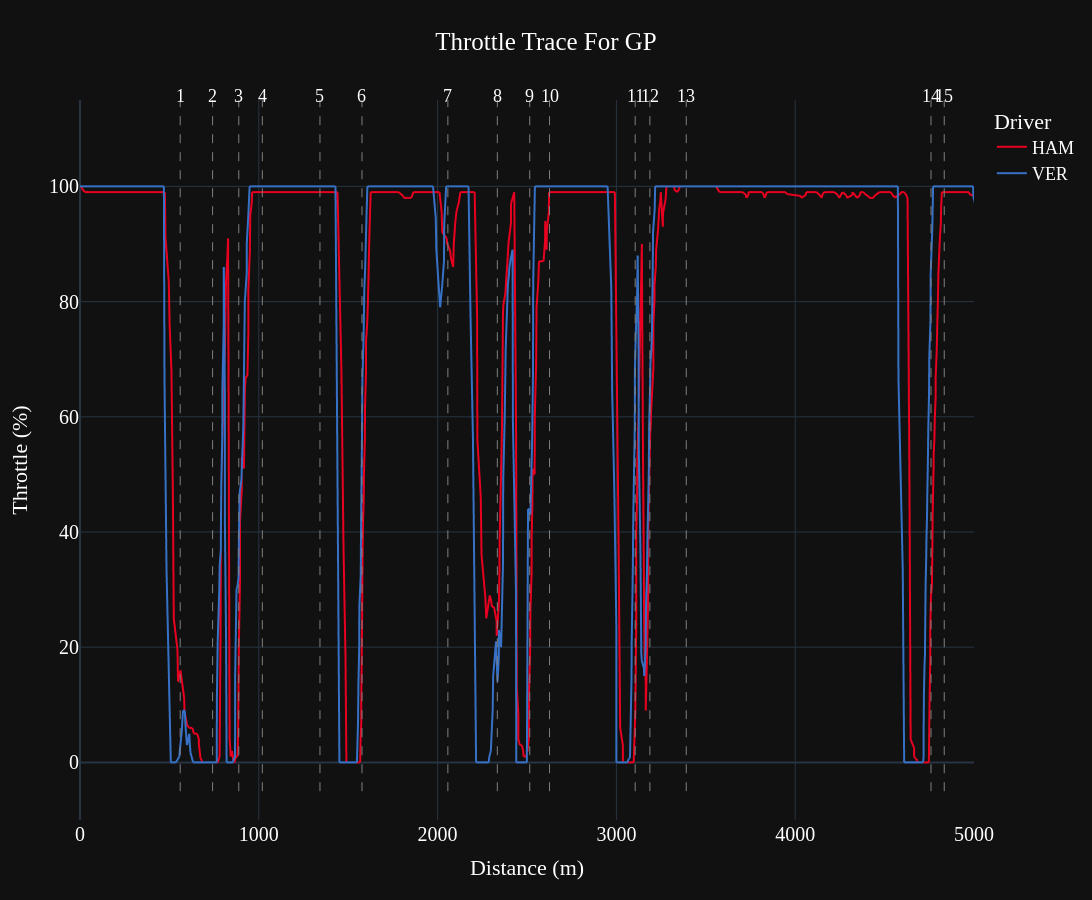

Write notebook code for a chart like this one.
### Code cell
fig_throttle=px.line(data_frame=track2[(track2['Driver'].isin(['HAM','VER'])&(track2['LapRank']==1.0))], x="Dist_Diff_Sum", y="Throttle",
           color="Driver", hover_name="Driver",
           height=900, width=1500,
           template="plotly_dark",
           title="Throttle Trace For GP",
           color_discrete_map={
                 "VER": "#3671C6",
                 "LAW": "#3671C6",
                 "LEC": "#E80020",
                 "HAM": "#E80020",
                 "NOR": "#FF8000",
                 "PIA": "#FF8000",
                 "RUS": "#27F4D2",
                 "ANT": "#27F4D2",
                 "GAS": "#0093CC",
                 "DOO": "#0093CC",
                 "ALO": "#229971",
                 "STR": "#229971",
                 "SAI": "#64C4FF",
                 "ALB": "#64C4FF",
                 "HUL": "#52e252",
                 "BOR": "#52e252",
                 "TSU": "#6692FF",
                 "HAD": "#6692FF",
                 "OCO": "#B6BABD",
                 "BEA": "#B6BABD"
          }
          )

fig_throttle.update_layout(
    xaxis_title="Distance (m)",
    yaxis_title="Throttle (%)",
)

v_min = track2['Throttle'].min()
v_max = track2['Throttle'].max()
corner_distance=circuit_info.corners['Distance']

for k in corner_distance:
  fig_throttle.add_shape(type='line',
                yref="y",
                xref="x",
                x0=k,
                y0=v_min-5,
                x1=k,
                y1=v_max+20,
                line_width=1,
                line_dash="dash",
                line_color="grey")
fig_throttle.update_xaxes(range=[0, 5000])
fig_throttle.update_yaxes(range=[-10, 115])

for _, corner in circuit_info.corners.iterrows():
    txt = f"{corner['Number']}{corner['Letter']}"
    fig_throttle.add_annotation(x=corner['Distance'], y=v_max+10, text=txt, showarrow=False, yshift=10)

fig_throttle.update_layout(
   title_x=0.5,
   hoverlabel=dict(
        bgcolor="white",
        font_size=16,
        font_family="PT Sans Narrow"
    ),
    yaxis = dict(tickfont = dict(size=20)),
    xaxis = dict(tickfont = dict(size=20)),
    font=dict(
        family="PT Sans Narrow",
        size=18,
        color="White"
    ),
    title_font_family="PT Sans Narrow"
#  "Arial", "Balto", "Courier New", "Droid Sans", "Droid Serif", "Droid Sans Mono", "Gravitas One", "Old Standard TT", "Open Sans", "Overpass", "PT Sans Narrow", "Raleway", "Times New Roman"
)

fig_throttle.show()

### Figure 1 — Plotly figure (JSON) as saved in the notebook; plotly's stock layout.template omitted (floating-point values rounded to 4 significant figures; data arrays with more than 128 entries replaced by an {"elided": "..."} marker saying what was removed)
{"data": [{"hovertemplate": "<b>%{hovertext}</b><br><br>Driver=HAM<br>Dist_Diff_Sum=%{x}<br>Throttle=%{y}<extra></extra>", "hovertext": {"elided": "690 str values"}, "legendgroup": "HAM", "line": {"color": "#E80020", "dash": "solid"}, "marker": {"symbol": "circle"}, "mode": "lines", "name": "HAM", "showlegend": true, "type": "scattergl", "x": {"elided": "690 float values"}, "xaxis": "x", "y": {"elided": "690 float values"}, "yaxis": "y"}, {"hovertemplate": "<b>%{hovertext}</b><br><br>Driver=VER<br>Dist_Diff_Sum=%{x}<br>Throttle=%{y}<extra></extra>", "hovertext": {"elided": "671 str values"}, "legendgroup": "VER", "line": {"color": "#3671C6", "dash": "solid"}, "marker": {"symbol": "circle"}, "mode": "lines", "name": "VER", "showlegend": true, "type": "scattergl", "x": {"elided": "671 float values"}, "xaxis": "x", "y": {"elided": "671 float values"}, "yaxis": "y"}], "layout": {"annotations": [{"showarrow": false, "text": "1", "x": 560.3, "y": 114, "yshift": 10}, {"showarrow": false, "text": "2", "x": 741.6, "y": 114, "yshift": 10}, {"showarrow": false, "text": "3", "x": 888.0, "y": 114, "yshift": 10}, {"showarrow": false, "text": "4", "x": 1020.0, "y": 114, "yshift": 10}, {"showarrow": false, "text": "5", "x": 1342.0, "y": 114, "yshift": 10}, {"showarrow": false, "text": "6", "x": 1577.0, "y": 114, "yshift": 10}, {"showarrow": false, "text": "7", "x": 2057.0, "y": 114, "yshift": 10}, {"showarrow": false, "text": "8", "x": 2334.0, "y": 114, "yshift": 10}, {"showarrow": false, "text": "9", "x": 2515.0, "y": 114, "yshift": 10}, {"showarrow": false, "text": "10", "x": 2626.0, "y": 114, "yshift": 10}, {"showarrow": false, "text": "11", "x": 3105.0, "y": 114, "yshift": 10}, {"showarrow": false, "text": "12", "x": 3187.0, "y": 114, "yshift": 10}, {"showarrow": false, "text": "13", "x": 3391.0, "y": 114, "yshift": 10}, {"showarrow": false, "text": "14", "x": 4759.0, "y": 114, "yshift": 10}, {"showarrow": false, "text": "15", "x": 4834.0, "y": 114, "yshift": 10}, {"showarrow": false, "text": "16", "x": 5128.0, "y": 114, "yshift": 10}], "font": {"color": "White", "family": "PT Sans Narrow", "size": 18}, "height": 900, "hoverlabel": {"bgcolor": "white", "font": {"family": "PT Sans Narrow", "size": 16}}, "legend": {"title": {"text": "Driver"}, "tracegroupgap": 0}, "shapes": [{"line": {"color": "grey", "dash": "dash", "width": 1}, "type": "line", "x0": 560.3, "x1": 560.3, "xref": "x", "y0": -5, "y1": 124, "yref": "y"}, {"line": {"color": "grey", "dash": "dash", "width": 1}, "type": "line", "x0": 741.6, "x1": 741.6, "xref": "x", "y0": -5, "y1": 124, "yref": "y"}, {"line": {"color": "grey", "dash": "dash", "width": 1}, "type": "line", "x0": 888.0, "x1": 888.0, "xref": "x", "y0": -5, "y1": 124, "yref": "y"}, {"line": {"color": "grey", "dash": "dash", "width": 1}, "type": "line", "x0": 1020.0, "x1": 1020.0, "xref": "x", "y0": -5, "y1": 124, "yref": "y"}, {"line": {"color": "grey", "dash": "dash", "width": 1}, "type": "line", "x0": 1342.0, "x1": 1342.0, "xref": "x", "y0": -5, "y1": 124, "yref": "y"}, {"line": {"color": "grey", "dash": "dash", "width": 1}, "type": "line", "x0": 1577.0, "x1": 1577.0, "xref": "x", "y0": -5, "y1": 124, "yref": "y"}, {"line": {"color": "grey", "dash": "dash", "width": 1}, "type": "line", "x0": 2057.0, "x1": 2057.0, "xref": "x", "y0": -5, "y1": 124, "yref": "y"}, {"line": {"color": "grey", "dash": "dash", "width": 1}, "type": "line", "x0": 2334.0, "x1": 2334.0, "xref": "x", "y0": -5, "y1": 124, "yref": "y"}, {"line": {"color": "grey", "dash": "dash", "width": 1}, "type": "line", "x0": 2515.0, "x1": 2515.0, "xref": "x", "y0": -5, "y1": 124, "yref": "y"}, {"line": {"color": "grey", "dash": "dash", "width": 1}, "type": "line", "x0": 2626.0, "x1": 2626.0, "xref": "x", "y0": -5, "y1": 124, "yref": "y"}, {"line": {"color": "grey", "dash": "dash", "width": 1}, "type": "line", "x0": 3105.0, "x1": 3105.0, "xref": "x", "y0": -5, "y1": 124, "yref": "y"}, {"line": {"color": "grey", "dash": "dash", "width": 1}, "type": "line", "x0": 3187.0, "x1": 3187.0, "xref": "x", "y0": -5, "y1": 124, "yref": "y"}, {"line": {"color": "grey", "dash": "dash", "width": 1}, "type": "line", "x0": 3391.0, "x1": 3391.0, "xref": "x", "y0": -5, "y1": 124, "yref": "y"}, {"line": {"color": "grey", "dash": "dash", "width": 1}, "type": "line", "x0": 4759.0, "x1": 4759.0, "xref": "x", "y0": -5, "y1": 124, "yref": "y"}, {"line": {"color": "grey", "dash": "dash", "width": 1}, "type": "line", "x0": 4834.0, "x1": 4834.0, "xref": "x", "y0": -5, "y1": 124, "yref": "y"}, {"line": {"color": "grey", "dash": "dash", "width": 1}, "type": "line", "x0": 5128.0, "x1": 5128.0, "xref": "x", "y0": -5, "y1": 124, "yref": "y"}], "title": {"font": {"family": "PT Sans Narrow"}, "text": "Throttle Trace For GP", "x": 0.5}, "width": 1500, "xaxis": {"anchor": "y", "domain": [0, 1], "range": [0, 5000], "tickfont": {"size": 20}, "title": {"text": "Distance (m)"}}, "yaxis": {"anchor": "x", "domain": [0, 1], "range": [-10, 115], "tickfont": {"size": 20}, "title": {"text": "Throttle (%)"}}}}
